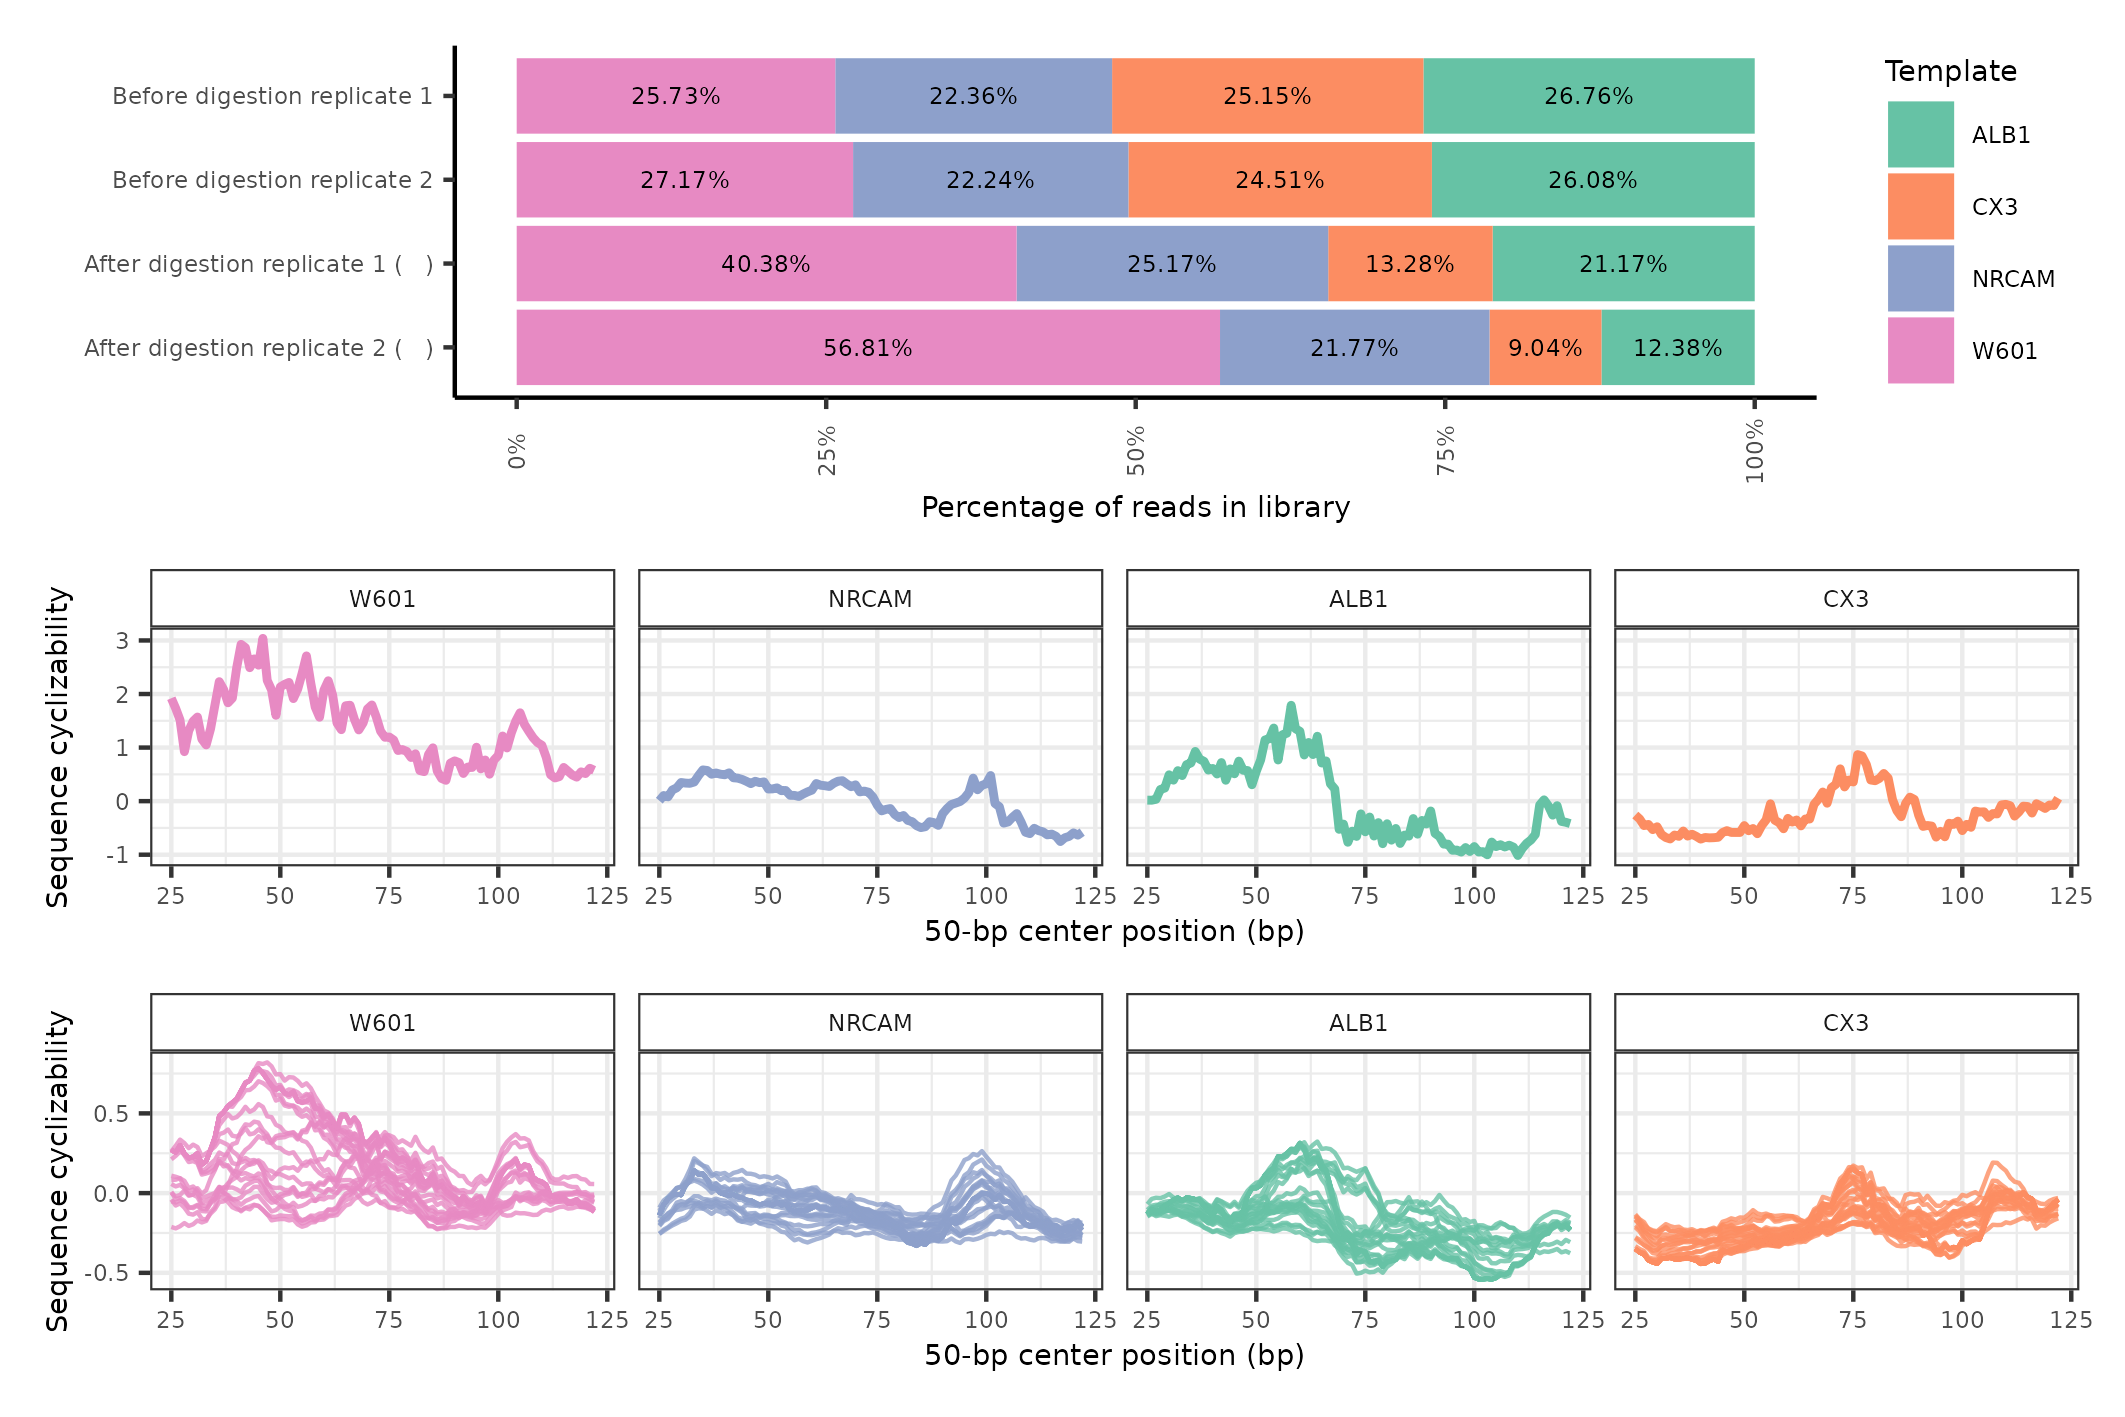

The R source for this figure:
library(ggplot2)
library(patchwork)
library(dplyr)
library(tidyr)


# Panel a
load("../data/MNase_VS_Input_Read_percentage.rdata") ##### NEED TO CHANGE #####
lib_percentage_mat=as.data.frame(percentage_read_matrix)
lib_percentage_mat$exp = rownames(lib_percentage_mat)
lib_percentage_mat_long =  pivot_longer(lib_percentage_mat, cols=-exp)

lib_percentage_mat_long$group = case_when(
  grepl("1-Mnase", lib_percentage_mat_long$exp) ~ "After digestion replicate 1 (   )",
  grepl("2-Mnase", lib_percentage_mat_long$exp) ~ "After digestion replicate 2 (   )",
  grepl("1-Input", lib_percentage_mat_long$exp) ~ "Before digestion replicate 1",
  grepl("2-Input", lib_percentage_mat_long$exp) ~ "Before digestion replicate 2"
)


avg_lib = lib_percentage_mat_long %>% group_by(name, group) %>% summarise(avg=mean(value)) 
lib_percentage_mat_long$label = paste0(round(lib_percentage_mat_long$value, digits=2), "%")

panel_a = ggplot(lib_percentage_mat_long, 
       aes(x=factor(group, levels=rev(c("Before digestion replicate 1", 
                                        "Before digestion replicate 2", 
                                        "After digestion replicate 1 (   )",
                                        "After digestion replicate 2 (   )"))), 
           y=value/100, fill=name, label=label))+
  geom_bar(stat="identity")+
  geom_text(size = 2, position = position_stack(vjust = 0.5))+
  scale_fill_brewer(palette = "Set2")+
  scale_y_continuous(labels = scales::percent)+
  theme_classic()+labs(x="", y="Percentage of reads in library", fill="Template")+
  theme(axis.text.x = element_text(angle=90, vjust=0.5))+coord_flip()+
  theme(text=element_text(size=7), title=element_text(size=7))



# Panel b
template_cyc_dir = "../data/pionear_seq_templates/_cycle_"
ALB1 = read.csv(paste0(template_cyc_dir, "ALB1.txt"))
CX3 = read.csv(paste0(template_cyc_dir, "CX3.txt"))
NRCAM = read.csv(paste0(template_cyc_dir, "NRCAM.txt"))
W601 = read.csv(paste0(template_cyc_dir, "W601.txt"))

ALB1$template="ALB1"
CX3$template="CX3"
NRCAM$template="NRCAM"
W601$template="W601"

plot_df = rbind(ALB1, CX3, NRCAM, W601)

panel_b = ggplot(plot_df, aes(x=posision, y=c_score_norm, color=template))+geom_line(show.legend = F, linewidth=1)+
  facet_grid(cols=vars(factor(template, levels=c("W601", "NRCAM", "ALB1", "CX3"))))+theme_bw()+
  labs(x="50-bp center position (bp)", y="Sequence cyclizability")+
  scale_color_brewer(palette="Set2")+theme(strip.background =element_rect(fill="white"))+
  theme(text=element_text(size=7), title=element_text(size=7))


# Panel c
ALB1 = read.csv("../data/ALB1_library_cyc.csv")
CX3 = read.csv("../data/CX3_library_cyc.csv")
NRCAM = read.csv("../data/NRCAM_library_cyc.csv")
W601 = read.csv("../data/W601_library_cyc.csv")

ALB1$template="ALB1"
CX3$template="CX3"
NRCAM$template="NRCAM"
W601$template="W601"
plot_df = rbind(ALB1, CX3, NRCAM, W601)

panel_c = ggplot(plot_df, aes(x=dist+24, y=avg, group=group, color=template))+geom_line(show.legend = F, alpha=0.8)+
  facet_grid(cols=vars(factor(template, levels=c("W601", "NRCAM", "ALB1", "CX3"))))+
  scale_color_brewer(palette="Set2")+
  labs(x="50-bp center position (bp)", y="Sequence cyclizability")+
  theme_bw()+theme(strip.background =element_rect(fill="white"))+
  theme(text=element_text(size=7), title=element_text(size=7))


free(panel_a)+panel_b+panel_c+plot_layout(nrow=3, heights=c(2,1,1))

ggsave("SuppFig7.png", width=180, height=120, units = "mm")
